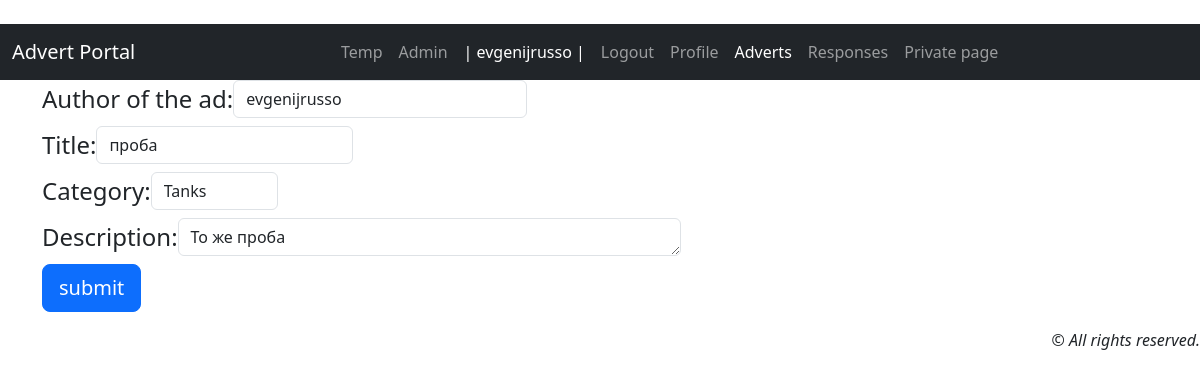
The page /callboard/update/1 (signed in) on the database as committed earlier.
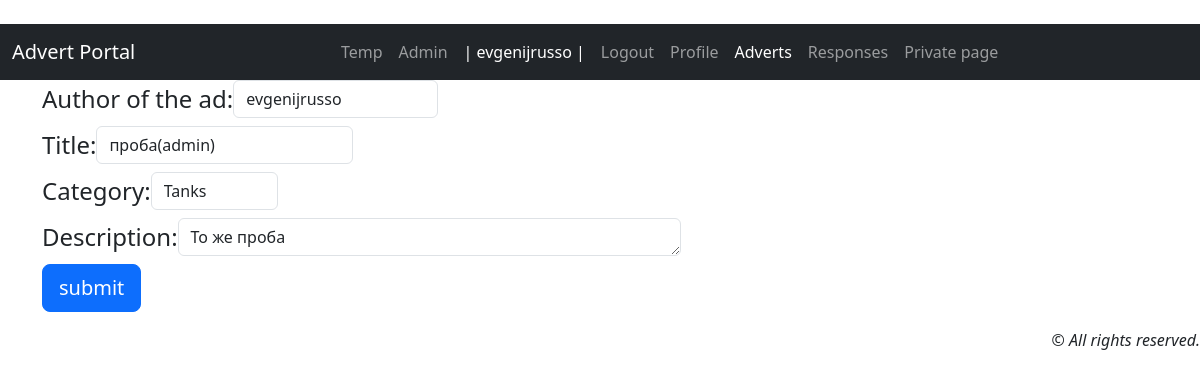
The same page on the database as committed later.
### callboard/models.py (models this page shows, shortened)
class Advert(models.Model):
    user = models.ForeignKey(
        settings.AUTH_USER_MODEL, on_delete=models.PROTECT,
        verbose_name='Author of the ad', related_name='adverts',
    )
    category = models.CharField(_('Category'), max_length=20, choices=CATEGORY)
    title = models.CharField(_('Title'), max_length=100)
    content = models.TextField(_('Description'))  # Описание
    created = models.DateTimeField(auto_now_add=True, verbose_name='Created data')
    file = models.FileField("File", upload_to="files/", blank=True, null=True)
    class Meta:
        verbose_name = _('Advert')
        verbose_name_plural = _('Advert')
        ordering = ['-created']

### callboard/views/advert.py (the view, shortened to what this page needs)
# urls.py: path('callboard/update/<int:pk>', AdvertUpdate.as_view(), name='advert_update'),
class AdvertUpdate(LoginRequiredMixin, UpdateView):
    form_class = AdvertForm
    model = Advert
    template_name = 'callboard/advert_update.html'
    def get_object(self, **kwargs):
        idu = self.kwargs.get('pk')
        return Advert.objects.get(pk=idu)

### callboard/forms.py (shortened to what this page needs)
class AdvertForm(forms.ModelForm):
    category = forms.CharField(
        max_length=20, empty_value='Категория не выбрана',
        widget=forms.Select(choices=CATEGORY)
    )
    def __init__(self, *args, **kwargs):
        super(AdvertForm, self).__init__(*args, **kwargs)
        for visible in self.visible_fields():
            visible.field.widget.attrs.update({'class': 'form-control'})
    class Meta:
        model = Advert
        fields = ['user', 'title', 'category', 'content']
        label = [_('User'), _('Title'), _('Category'),  _('Content')]
        widgets = {
            'title': forms.TextInput(attrs={'class': 'form-input', 'required': True}),
            'content': forms.Textarea(attrs={'cols': 50, 'rows': 1}),
        }

### callboard/templates/callboard/advert_update.html (shortened to what this page needs)
{% extends 'default.html' %}
{% load i18n %}
{% block content %}
<div class="container gap-3">
    <form action="" method="post" novalidate class=""> {% csrf_token %}
       <div>
           {% for fields in form %}
           <div style="display:flex; flex-direction: row; justify-content: left; align-items: center">
               <h4><label>{{ fields.label_tag }}</label></h4>
               <h4><span>  {{ fields }} </span></h4>
           </div>
            {% endfor %}
             <input class="btn btn-lg btn-primary" type="submit" value="submit" />
      </div>
    </form>
</div>
{% endblock content %}

Rows that differ between the two databases and show on the page:
changed Advert "evgenijrusso": title "проба" → "проба(admin)"
